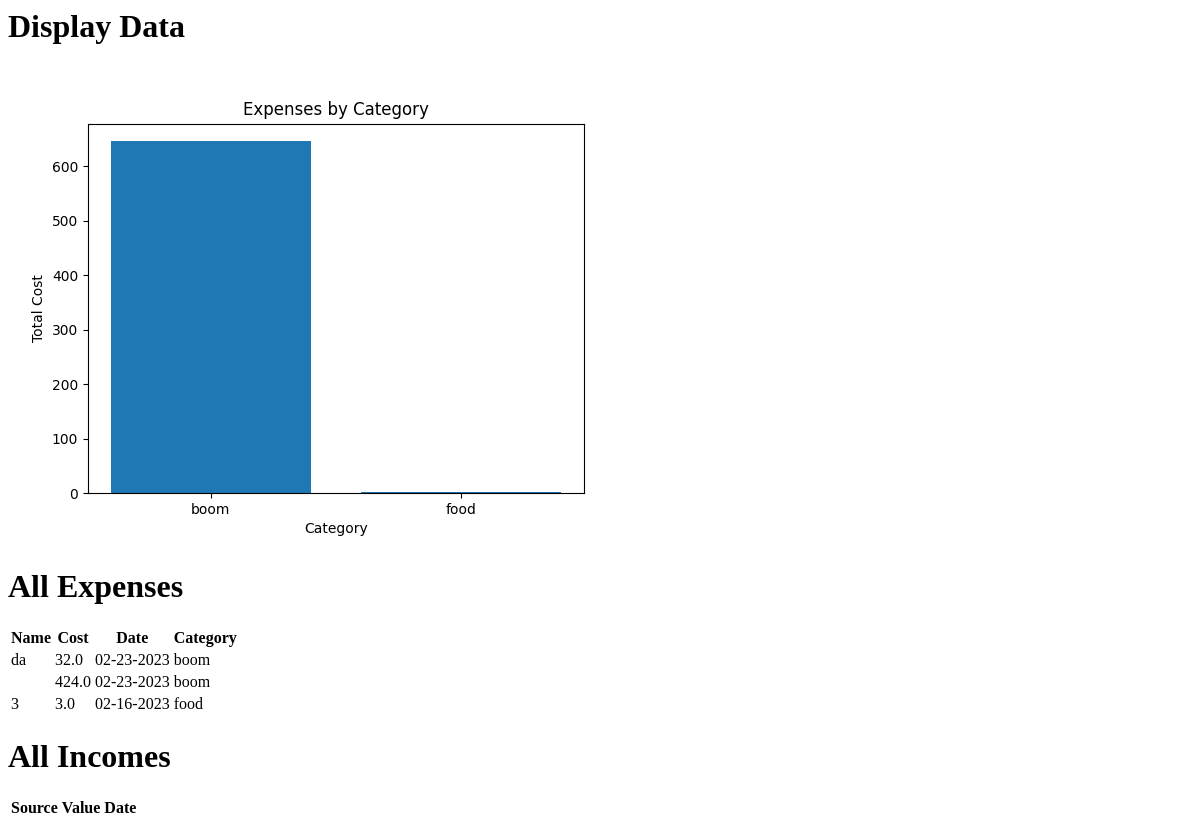
The app's page /display, older data.
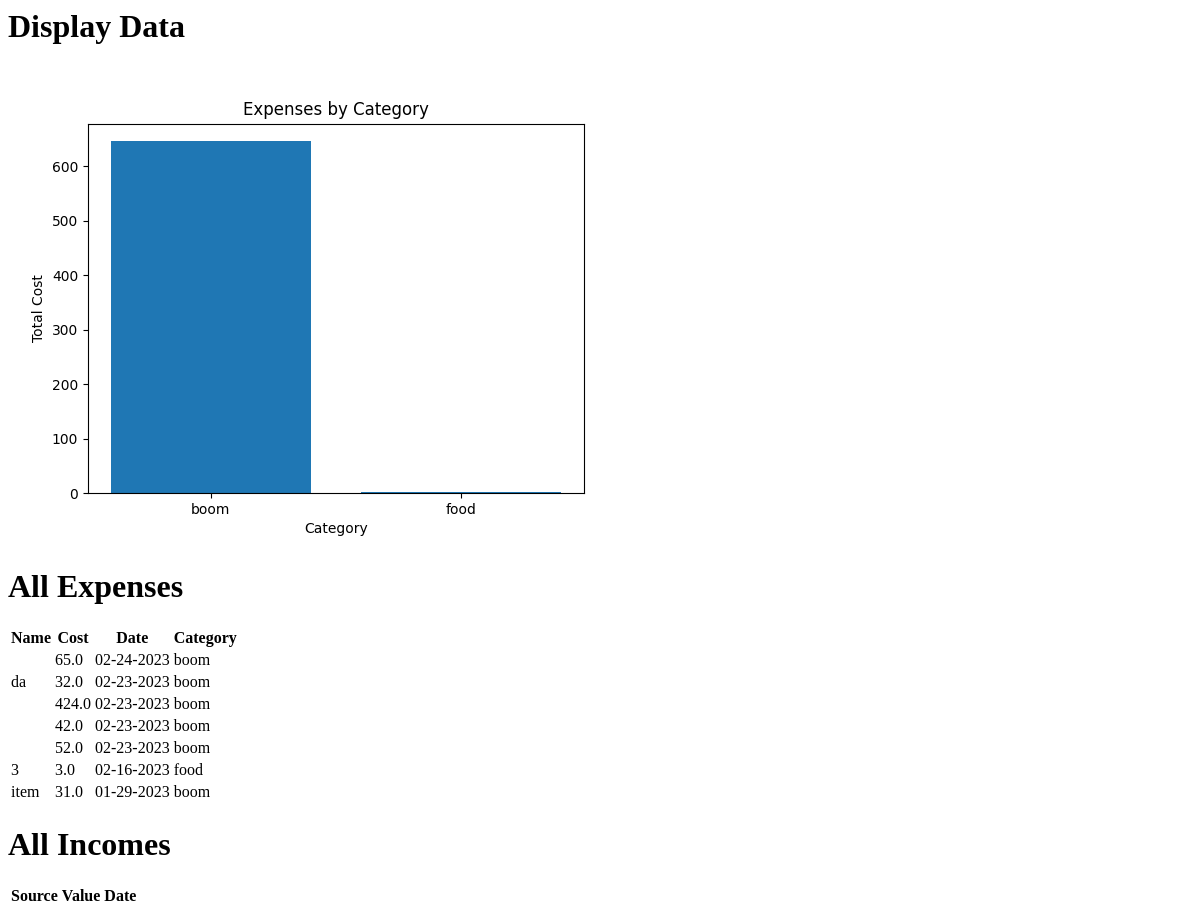
The same page, newer data.
### main.py (models this page shows)
class Expense(db.Model):
    id = db.Column(db.Integer, primary_key=True)
    name = db.Column(db.String(80), nullable=False)
    cost = db.Column(db.Float, nullable=False)
    date = db.Column(db.Date, nullable=False)
    category = db.Column(db.String(50), nullable=False)

### main.py (the view, shortened to what this page needs)
@app.route('/display')
def display():
    selected_category = request.form.get('category')
    expenses = Expense.query.filter_by(category=selected_category).all()
    total = sum(expense.cost for expense in expenses)
    categories = list(set(expense.category for expense in Expense.query.all()))
    totalCosts = []
    for category in categories:
        expenses = Expense.query.filter_by(category=category)
        total = sum(expense.cost for expense in expenses)
        totalCosts.append(total)
    fig, ax = plt.subplots()
    ax.bar(categories, totalCosts)
    ax.set_xlabel('Category')
    ax.set_ylabel('Total Cost')
    ax.set_title('Expenses by Category')
    chart_file = 'static/chart.png'
    plt.savefig(chart_file)
    expenses = Expense.query.order_by(Expense.date.desc()).all()
    incomes = Income.query.order_by(Income.date.desc()).all()
    return render_template('display_data.html',chart_file=chart_file, expenses=expenses, incomes=incomes)

### Templates/display_data.html (shortened to what this page needs)
<h1>Display Data</h1>
<img src="{{ chart_file }}" alt="Expenses by Category">
</body>
<h1>All Expenses</h1>
<table>
  <tr>
    <th>Name</th>
    <th>Cost</th>
    <th>Date</th>
    <th>Category</th>
  </tr>
  {% for expense in expenses %}
    <tr>
      <td>{{ expense.name }}</td>
      <td>{{ expense.cost }}</td>
      <td>{{ expense.date.strftime('%m-%d-%Y') }}</td>
      <td>{{ expense.category }}</td>
    </tr>
  {% endfor %}
</table>
<h1>All Incomes</h1>
<table>
<tr>
  <th>Source</th>
  <th>Value</th>
  <th>Date</th>
</tr>
</table>

Row changes from the older to the newer data that the page shows:
added Expense: cost "65.0", date "02-24-2023", category "boom"
added Expense: cost "42.0", date "02-23-2023", category "boom"
added Expense: cost "52.0", date "02-23-2023", category "boom"
added Expense: name "item", cost "31.0", date "01-29-2023", category "boom"
